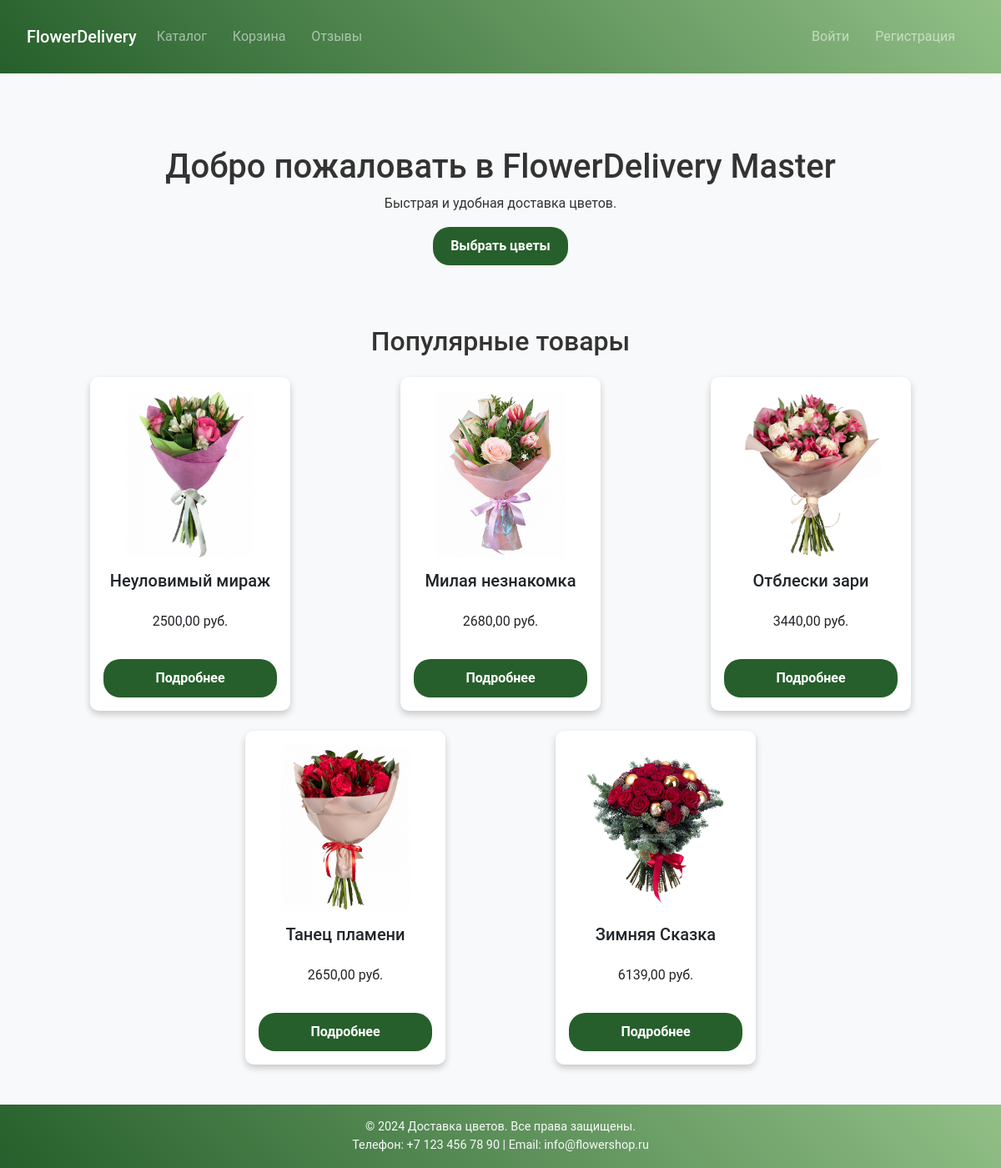
The page / on the database its author committed.
### orders_app/models.py (models this page shows, shortened)
class Flower(models.Model):
    name = models.CharField(max_length=100)
    price = models.DecimalField(max_digits=8, decimal_places=2)
    description = models.TextField(blank=True)
    image = models.ImageField(upload_to='flowers', blank=True, null=True)

### main_app/views.py (the view)
def index(request):
    products = Flower.objects.all()[:5]  # Получить первые 5 товаров
    return render(request, 'main_app/index.html', {'products': products})

### main_app/templates/main_app/index.html
{% extends 'main_app/base.html' %}
{% block content %}
  <div class="jumbotron text-center py-5">
    <h1>Добро пожаловать в FlowerDelivery Master</h1>
    <p>Быстрая и удобная доставка цветов.</p>
    <a href="{% url 'orders:catalog' %}" class="btn btn-order">Выбрать цветы</a>
  </div>
<div class="container">
    <h2 class="my-4 text-center">Популярные товары</h2>
    <div class="row justify-content-center">
        {% for product in products %}
        <div class="col-md-4 mb-4 d-flex justify-content-center">
            <div class="card text-center" style="width: 15rem; height: 400px;">
                <img
                    src="{{ product.image.url }}"
                    class="card-img-top mx-auto mt-3"
                    alt="{{ product.name }}"
                    style="height: 200px; width: auto; object-fit: contain;">
                <div class="card-body d-flex flex-column justify-content-between">
                    <h5 class="card-title">{{ product.name }}</h5>
                    <p class="card-text">{{ product.price }} руб.</p>
                    <a href="{% url 'orders:catalog' %}" class="btn btn-order">Подробнее</a>
                </div>
            </div>
        </div>
        {% endfor %}
    </div>
</div>
{% endblock %}

### main_app/static/main_app/css/style.css (style rules this page uses)
body { font-family: 'Roboto', sans-serif; background-color: #f8f9fa; color: #333; display: flex; flex-direction: column; min-height: 100vh; margin: 0; }
.card { border: none; border-radius: 10px; box-shadow: 0px 4px 6px rgba(0, 0, 0, 0.1); transition: transform 0.3s ease, box-shadow 0.3s ease; }
.card { border: none; border-radius: 10px; box-shadow: 0px 4px 8px rgba(0, 0, 0, 0.2); transition: transform 0.3s ease, box-shadow 0.3s ease; display: flex; flex-direction: column; justify-content: space-between; }
.card img { border-radius: 10px 10px 0 0; object-fit: cover; max-height: 450px; max-width: 70%; }
.card-img-top { max-width: 100%; max-height: 100%; object-fit: contain; transition: transform 0.3s ease, z-index 0.3s ease; z-index: 1; }
.btn-order { background-color: #265f2b; color: white; padding: 10px 20px; border-radius: 20px; font-size: 16px; font-weight: bold; text-align: center; transition: background-color 0.3s ease; }

### rows shown on the page
Flower: image (picture), name "Неуловимый мираж", price "2500,00"
Flower: image (picture), name "Милая незнакомка", price "2680,00"
Flower: image (picture), name "Отблески зари", price "3440,00"
Flower: image (picture), name "Танец пламени", price "2650,00"
Flower: image (picture), name "Зимняя Сказка", price "6139,00"
